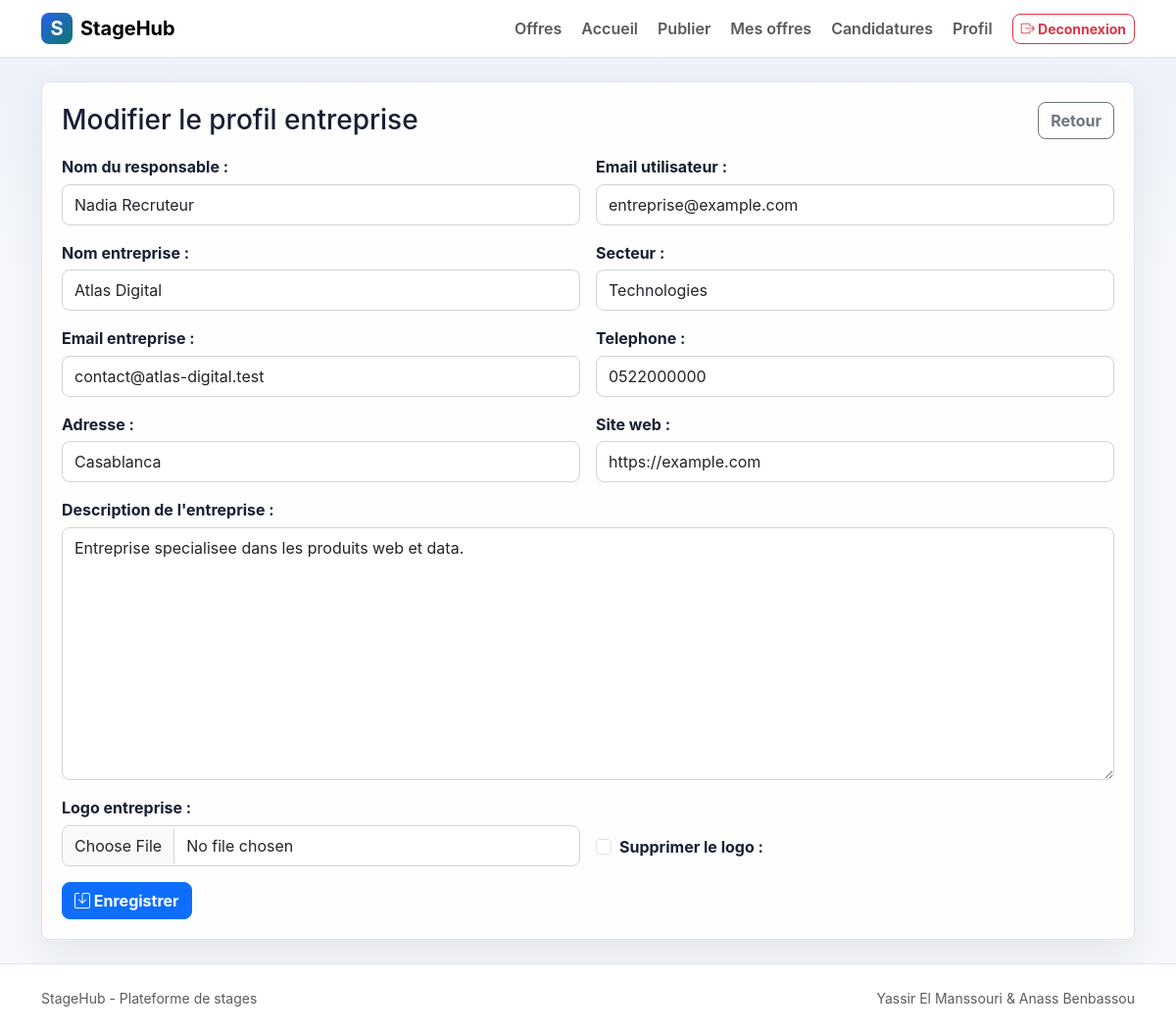
The app's page /entreprise/profil/modifier/ (signed in) with its own data.
### core/models.py (models this page shows, shortened)
class User(AbstractUser):
    class Role(models.TextChoices):
        STUDENT = "etudiant", "Etudiant"
        COMPANY = "entreprise", "Entreprise"
        ADMIN = "administrateur", "Administrateur"
    email = models.EmailField(unique=True)
    role = models.CharField(max_length=32, choices=Role.choices, default=Role.STUDENT)

class TimeStampedModel(models.Model):
    created_at = models.DateTimeField(auto_now_add=True)
    updated_at = models.DateTimeField(auto_now=True)
    class Meta:
        abstract = True

class CompanyProfile(TimeStampedModel):
    user = models.OneToOneField(
        settings.AUTH_USER_MODEL,
        on_delete=models.CASCADE,
        related_name="company_profile",
    )
    nom_entreprise = models.CharField(max_length=255)
    secteur = models.CharField(max_length=255)
    email_entreprise = models.EmailField()
    telephone = models.CharField(max_length=30, blank=True)
    adresse = models.CharField(max_length=255, blank=True)
    description_entreprise = models.TextField(blank=True)
    site_web = models.URLField(blank=True)
    logo = models.FileField(upload_to="profiles/companies/logos/", blank=True)

### core/views.py (the view)
# urls.py: path("entreprise/profil/modifier/", views.company_profile_edit, name="company_profile_edit"),
@role_required(User.Role.COMPANY)
def company_profile_edit(request):
    form = CompanyProfileForm(
        request.user,
        request.POST or None,
        request.FILES or None,
    )
    if request.method == "POST" and form.is_valid():
        form.save()
        messages.success(request, "Profil entreprise mis a jour avec succes.")
        return redirect("company_profile_edit")
    return render(request, "company/profile_edit.html", {"form": form})

### core/forms.py (called while the page is built)
def apply_bootstrap(fields):
    for field in fields.values():
        widget = field.widget
        if isinstance(widget, forms.CheckboxInput):
            widget.attrs.setdefault("class", "form-check-input")
        elif isinstance(widget, forms.CheckboxSelectMultiple):
            pass  # géré dans les templates avec styles custom
        elif isinstance(widget, forms.Select):
            widget.attrs.setdefault("class", "form-select")
        else:
            widget.attrs.setdefault("class", FORM_CONTROL)

### core/views.py (called while the page is built)
def role_required(role):
    def decorator(view_func):
        @wraps(view_func)
        @login_required
        def wrapper(request, *args, **kwargs):
            if request.user.role != role:
                messages.error(request, "Acces non autorise pour ce role.")
                return redirect("home")
            return view_func(request, *args, **kwargs)
        return wrapper
    return decorator

### templates/company/profile_edit.html (shortened to what this page needs)
{% extends "base.html" %}
{% block content %}
<div class="section-panel">
    <div class="d-flex justify-content-between align-items-center mb-3">
        <h1 class="h3 mb-0">Modifier le profil entreprise</h1>
        <a class="btn btn-outline-secondary" href="{% url 'company_dashboard' %}">Retour</a>
    </div>
    <form method="post" enctype="multipart/form-data" class="compact-form">
        <div class="row g-3">
            <div class="col-md-6">{{ form.name.label_tag }}{{ form.name }}{{ form.name.errors }}</div>
            <div class="col-md-6">{{ form.email.label_tag }}{{ form.email }}{{ form.email.errors }}</div>
            <div class="col-md-6">{{ form.nom_entreprise.label_tag }}{{ form.nom_entreprise }}{{ form.nom_entreprise.errors }}</div>
            <div class="col-md-6">{{ form.secteur.label_tag }}{{ form.secteur }}{{ form.secteur.errors }}</div>
            <div class="col-md-6">{{ form.email_entreprise.label_tag }}{{ form.email_entreprise }}{{ form.email_entreprise.errors }}</div>
            <div class="col-md-6">{{ form.telephone.label_tag }}{{ form.telephone }}{{ form.telephone.errors }}</div>
            <div class="col-md-6">{{ form.adresse.label_tag }}{{ form.adresse }}{{ form.adresse.errors }}</div>
            <div class="col-md-6">{{ form.site_web.label_tag }}{{ form.site_web }}{{ form.site_web.errors }}</div>
            <div class="col-12">{{ form.description_entreprise.label_tag }}{{ form.description_entreprise }}{{ form.description_entreprise.errors }}</div>
            <div class="col-md-6">{{ form.logo.label_tag }}{{ form.logo }}{{ form.logo.errors }}</div>
            <div class="col-md-6 d-flex align-items-end">
                <div class="form-check">{{ form.delete_logo }} {{ form.delete_logo.label_tag }}</div>
            </div>
        </div>
        <button class="btn btn-primary mt-3" type="submit"><i class="bi bi-save"></i> Enregistrer</button>
    </form>
</div>
{% endblock %}

### static/css/app.css (style rules this page uses)
:root { --stagehub-ink: #172033; --stagehub-muted: #657187; --stagehub-primary: #2563eb; --stagehub-accent: #0f766e; --stagehub-warm: #b45309; --stagehub-bg: #f6f8fb; --stagehub-border: #dbe3ef; }
html, body { min-height: 100%; }
body { color: var(--stagehub-ink); background: linear-gradient(180deg, rgba(37, 99, 235, 0.06), transparent 280px), var(--stagehub-bg); font-family: Inter, system-ui, -apple-system, BlinkMacSystemFont, "Segoe UI", sans-serif; display: flex; flex-direction: column; }
.hero-panel, .section-panel { border: 1px solid var(--stagehub-border); border-radius: 8px; background: rgba(255, 255, 255, 0.92); box-shadow: 0 18px 45px rgba(23, 32, 51, 0.08); }
.section-panel { padding: 1.25rem; }
.btn { border-radius: 8px; font-weight: 700; }
.form-control, .form-select { border-radius: 8px; }
.compact-form label { font-weight: 700; margin-bottom: 0.35rem; }
.compact-form input:not([type="checkbox"]), .compact-form select, .compact-form textarea { display: block; width: 100%; border: 1px solid #ced4da; border-radius: 8px; padding: 0.5rem 0.75rem; }

### records on screen
User: email "entreprise@example.com"
CompanyProfile: nom_entreprise "Atlas Digital", secteur "Technologies", email_entreprise "contact@atlas-digital.test", telephone "0522000000", adresse "Casablanca", site_web "https://example.com", description_entreprise "Entreprise specialisee dans les produits web et data."
